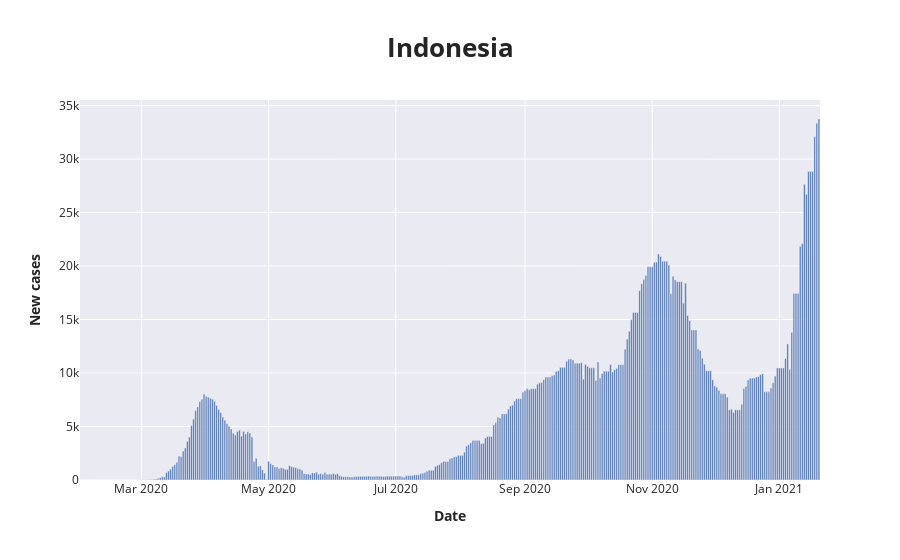
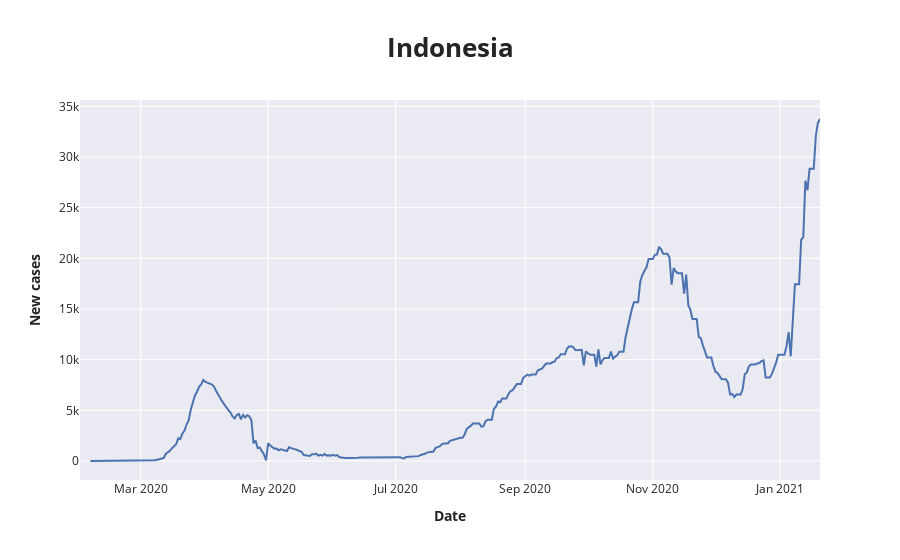
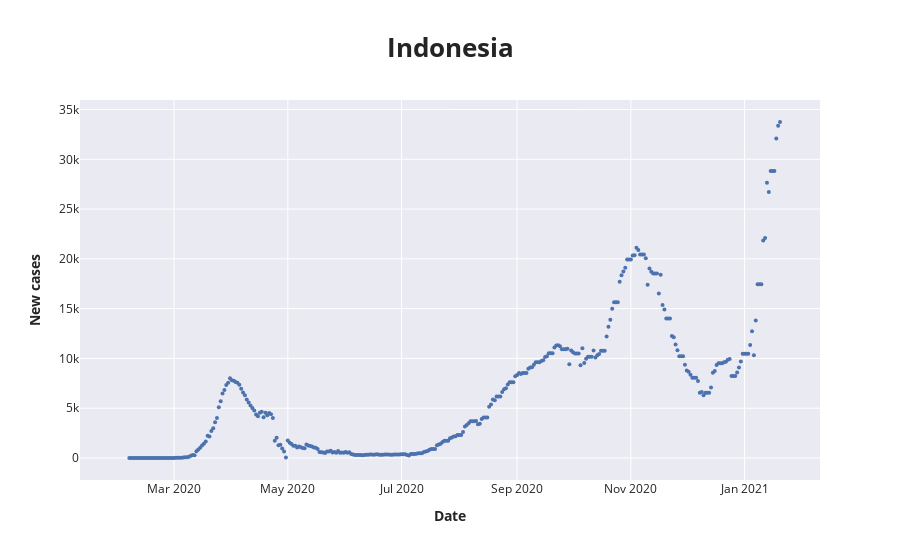
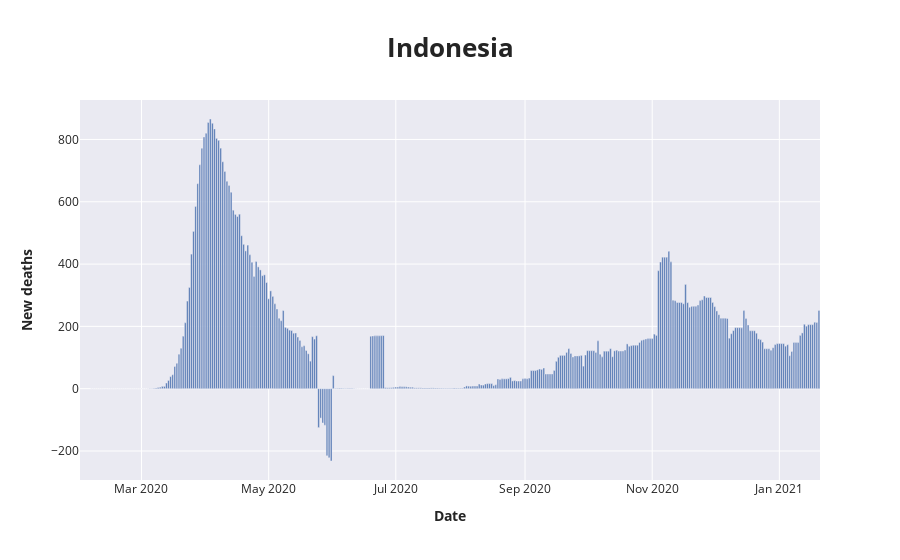

Notebook code cell kept with these figures, in order:
### Code cell
make_barplot(c_df, "date", "new_cases_smoothed", "Date", "New cases", country)
make_lineplot(c_df, "date", "new_cases_smoothed", "Date", "New cases", country)
make_scatter(c_df, "date", "new_cases_smoothed", "Date", "New cases", country)
make_barplot(c_df, "date", "new_deaths_smoothed", "Date", "New deaths", country)
make_lineplot(c_df, "date", "new_deaths_smoothed", "Date", "New deaths", country)
make_scatter(c_df, "date", "new_deaths_smoothed", "Date", "New deaths", country)

### Figure 1 — Plotly figure (JSON) as saved in the notebook; plotly's stock layout.template omitted (floating-point values rounded to 4 significant figures; data arrays with more than 128 entries replaced by an {"elided": "..."} marker saying what was removed)
{"data": [{"alignmentgroup": "True", "hovertemplate": "<b>Date</b>=%{x}<br><b>New cases</b>=%{y}<extra></extra>", "legendgroup": "", "marker": {"color": "rgb(76,114,176)"}, "name": "", "offsetgroup": "", "orientation": "v", "showlegend": false, "textposition": "auto", "type": "bar", "x": {"elided": "355 str values"}, "xaxis": "x", "y": {"elided": "355 float values"}, "yaxis": "y"}], "layout": {"barmode": "relative", "legend": {"tracegroupgap": 0}, "title": {"text": "<span style=\"font-size: 26px;\"><b>Indonesia</b></span>", "y": 0.92}, "xaxis": {"anchor": "y", "domain": [0, 1], "title": {"text": "<b>Date</b>"}}, "yaxis": {"anchor": "x", "domain": [0, 1], "title": {"text": "<b>New cases</b>"}}}}

### Figure 2 — Plotly figure (JSON) as saved in the notebook; plotly's stock layout.template omitted (floating-point values rounded to 4 significant figures; data arrays with more than 128 entries replaced by an {"elided": "..."} marker saying what was removed)
{"data": [{"hovertemplate": "<b>Date</b>=%{x}<br><b>New cases</b>=%{y}<extra></extra>", "legendgroup": "", "line": {"color": "rgb(76,114,176)", "dash": "solid"}, "mode": "lines", "name": "", "orientation": "v", "showlegend": false, "type": "scatter", "x": {"elided": "355 str values"}, "xaxis": "x", "y": {"elided": "355 float values"}, "yaxis": "y"}], "layout": {"legend": {"tracegroupgap": 0}, "title": {"text": "<span style=\"font-size: 26px;\"><b>Indonesia</b></span>", "y": 0.92}, "xaxis": {"anchor": "y", "domain": [0, 1], "title": {"text": "<b>Date</b>"}}, "yaxis": {"anchor": "x", "domain": [0, 1], "title": {"text": "<b>New cases</b>"}}}}

### Figure 3 — Plotly figure (JSON) as saved in the notebook; plotly's stock layout.template omitted (floating-point values rounded to 4 significant figures; data arrays with more than 128 entries replaced by an {"elided": "..."} marker saying what was removed)
{"data": [{"hovertemplate": "<b>Date</b>=%{x}<br><b>New cases</b>=%{y}<extra></extra>", "legendgroup": "", "marker": {"color": "rgb(76,114,176)", "size": 4, "symbol": "circle"}, "mode": "markers", "name": "", "orientation": "v", "showlegend": false, "type": "scatter", "x": {"elided": "355 str values"}, "xaxis": "x", "y": {"elided": "355 float values"}, "yaxis": "y"}], "layout": {"legend": {"tracegroupgap": 0}, "title": {"text": "<span style=\"font-size: 26px;\"><b>Indonesia</b></span>", "y": 0.92}, "xaxis": {"anchor": "y", "domain": [0, 1], "title": {"text": "<b>Date</b>"}}, "yaxis": {"anchor": "x", "domain": [0, 1], "title": {"text": "<b>New cases</b>"}}}}

### Figure 4 — Plotly figure (JSON) as saved in the notebook; plotly's stock layout.template omitted (floating-point values rounded to 4 significant figures; data arrays with more than 128 entries replaced by an {"elided": "..."} marker saying what was removed)
{"data": [{"alignmentgroup": "True", "hovertemplate": "<b>Date</b>=%{x}<br><b>New deaths</b>=%{y}<extra></extra>", "legendgroup": "", "marker": {"color": "rgb(76,114,176)"}, "name": "", "offsetgroup": "", "orientation": "v", "showlegend": false, "textposition": "auto", "type": "bar", "x": {"elided": "355 str values"}, "xaxis": "x", "y": {"elided": "355 float values"}, "yaxis": "y"}], "layout": {"barmode": "relative", "legend": {"tracegroupgap": 0}, "title": {"text": "<span style=\"font-size: 26px;\"><b>Indonesia</b></span>", "y": 0.92}, "xaxis": {"anchor": "y", "domain": [0, 1], "title": {"text": "<b>Date</b>"}}, "yaxis": {"anchor": "x", "domain": [0, 1], "title": {"text": "<b>New deaths</b>"}}}}
